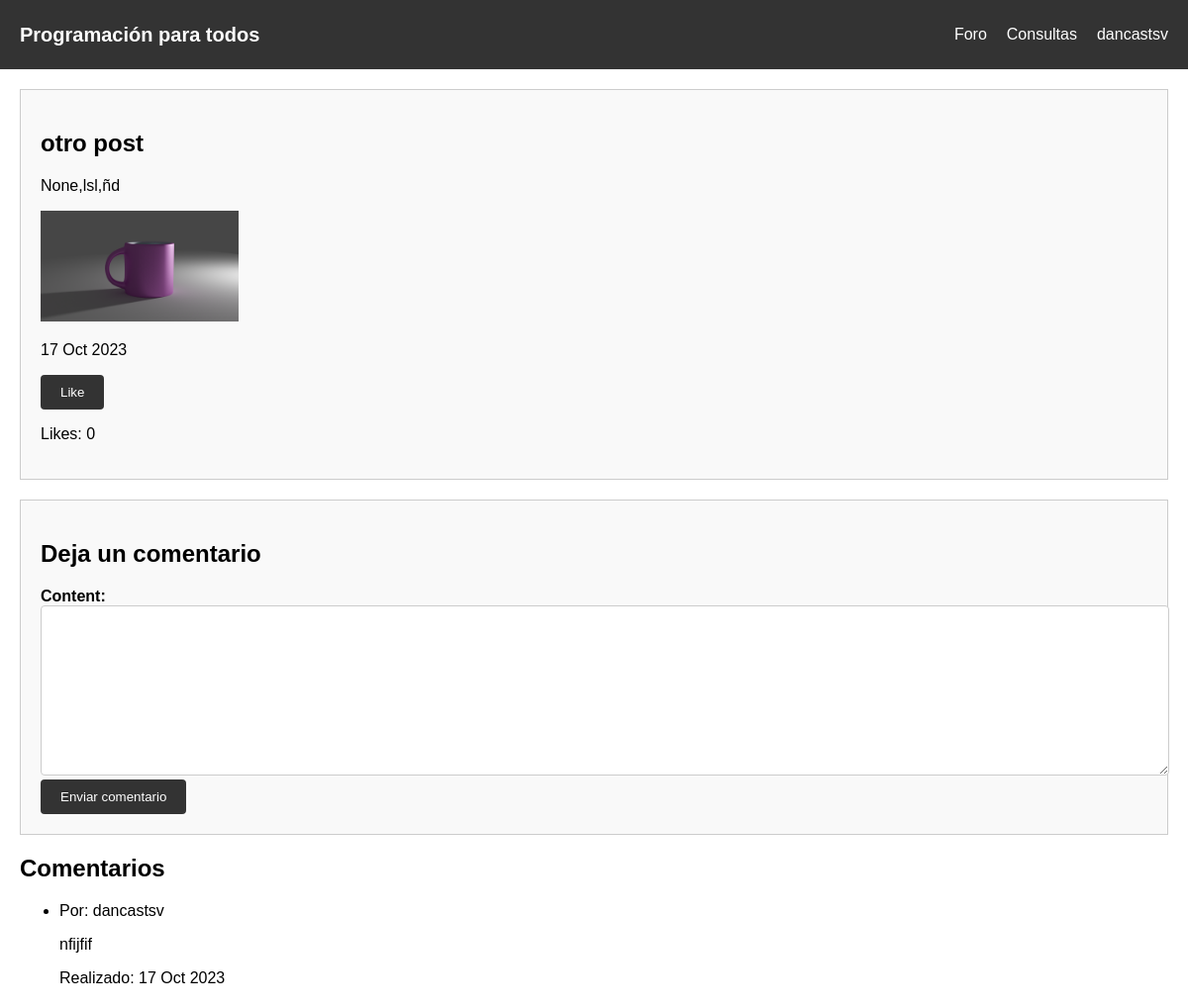
The app's page /post/38/ (signed in) with its own data.
### forum/models.py (models this page shows, shortened)
class Post(models.Model):
    title = models.CharField(max_length=100)
    slug = models.SlugField()
    created_on = models.DateTimeField(auto_now_add=True)
    content = RichTextField()
    image = models.ImageField(upload_to='imagenes', null=True, blank=True)  # Campo de imagen opcional
    likes = models.ManyToManyField(User, related_name='liked_posts')

class Comment(models.Model):
    post = models.ForeignKey('forum.Post', on_delete=models.CASCADE, related_name='comments')
    user = models.ForeignKey(User, on_delete=models.CASCADE)
    content = models.TextField()
    created_on = models.DateTimeField(auto_now_add=True)
    class Meta:
        ordering = ['-created_on']

### forum/views.py (the view, shortened to what this page needs)
# urls.py: path('post/<int:pk>/', views.post_details, name='post_details'),
@login_required
def post_details(request, pk):
    post = get_object_or_404(Post, pk=pk)
    comments = post.comments.all()
    form = CommentForm()
    return render(request, 'post_details.html', {'post': post, 'comments': comments, 'form': form})

### forum/forms.py (shortened to what this page needs)
class CommentForm(forms.ModelForm):
    class Meta:
        model = Comment
        fields = ('content',)

### forum/templates/post_details.html (shortened to what this page needs)
{% load static %}
<!DOCTYPE html>
<html lang="es">
<head>
  <link rel="stylesheet" href="{% static 'css/datos.css' %}">
</head>
<body>
  <nav class="navbar">
    <div class="logo"><a href="{% url 'inicio' %}" class="papu">Programación para todos</a></div>
    <ul class="nav-list">
      <li><a href="{% url 'foro' %}">Foro</a></li>
      <li><a href="#">Consultas</a></li>
      <li class="user-dropdown">
        <a href="#">{{ request.user }}</a>
      </li>
    </ul>
  </nav>
  <section class="post-details">
    <h1>{{ post.title }}</h1>
    <p>{{ post.content | safe }}</p>
    {% if post.image %}
    <img src="{{ post.image.url }}" alt="{{ post.title }}" width="200">
{% endif %}
    <p>{{ post.created_on|date:"d M Y" }}</p>
    <form method="post">
        <button type="submit">
            {% if request.user in post.likes.all %}Unlike{% else %}Like{% endif %}
        </button>
    </form>
    <p>Likes: {{ post.likes.count }}</p>
</section>
  <div class="comment-form">
    <h2>Deja un comentario</h2>
    <form method="post">
      {{ form.content.label_tag }} {{ form.content }}
      <button type="submit">Enviar comentario</button>
  </form>
  </div>
  <div class="comments">
    <h2>Comentarios</h2>
    <ul>
      {% for comment in comments %}
        <li>
          <p>Por: {{ comment.user }}</p>
          <p>{{ comment.content }}</p>
          <p>Realizado: {{ comment.created_on|date:"d M Y" }}</p>
        </li>
      {% empty %}
        <p>No hay comentarios aún.</p>
      {% endfor %}
    </ul>
  </div>
</body>
</html>

### static/css/datos.css (style rules this page uses)
body { font-family: Arial, sans-serif; margin: 0; padding: 0; }
.navbar { background-color: #333; color: #fff; display: flex; justify-content: space-between; align-items: center; padding: 10px 20px; }
.logo a { font-size: 20px; font-weight: bold; text-decoration: none; color: #fff; }
.nav-list { list-style: none; display: flex; gap: 20px; }
.nav-list li a { text-decoration: none; color: #fff; }
.user-dropdown { position: relative; }
.post-details { margin: 20px; padding: 20px; border: 1px solid #ccc; background-color: #f9f9f9; }
.comment-form { margin: 20px; padding: 20px; border: 1px solid #ccc; background-color: #f9f9f9; }
label { font-weight: bold; }
input[type="text"], input[type="email"], textarea { width: 100%; padding: 10px; border: 1px solid #ccc; border-radius: 4px; }
button[type="submit"] { padding: 10px 20px; background-color: #333; color: #fff; border: none; border-radius: 4px; cursor: pointer; }
.comments { margin: 20px; }

### records on screen
Post: title "otro post", content "None,lsl,ñd", image (picture), created_on "17 Oct 2023", likes.count "0"
Comment: user "dancastsv", content "nfijfif", created_on "17 Oct 2023"

### other values on screen
{{ request.user }} "dancastsv"
